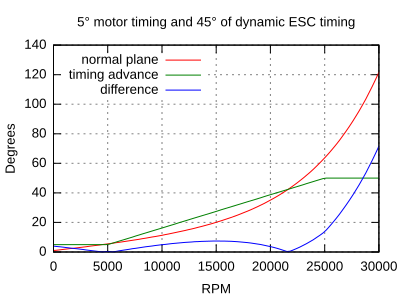

The gnuplot source for this figure:
# http://gnuplot.respawned.com/
# Scale font and line width (dpi) by changing the size! It will always display stretched.
set terminal svg size 400,300 enhanced fname 'arial'  fsize 10 butt solid
set output 'out.svg'

# Key means label...
set key top left
set xlabel 'RPM'
set ylabel 'Degrees'
set title '5° motor timing and 45° of dynamic ESC timing'
set grid xtics mxtics ytics mytics
set xrange [0:30000]
set yrange [0:]
#set xtics 10
#set ytics 10

winding(x) = x / 1500
distortion(x) = 2 ** (x / 4500)
normal(x) = distortion(x) + winding(x)

motor = 5
boost = 45
startrpm = 5000
finishrpm = 25000

boost(x) = x < startrpm ? 0 : x >= finishrpm ? boost : boost*((x-startrpm)/(finishrpm-startrpm))

timing(x) = motor + boost(x)

plot normal(x) title "normal plane", timing(x) title "timing advance", abs(timing(x) - normal(x)) title "difference"
